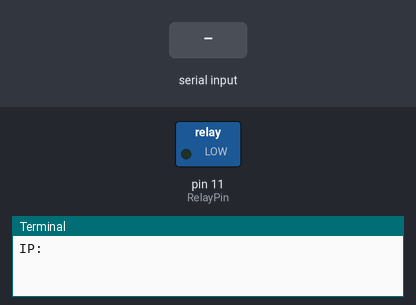
Recording of a program running on a simulated Raspberry Pi (header pin numbers). Shown: switched loads named in the program (green lamp = pin HIGH), the last lines printed to the terminal. The test bench sets the inputs (shaded band).

Above: at 1.2 s.
1.3 s: "1" typed at the terminal, then Enter
At 2.2 s:
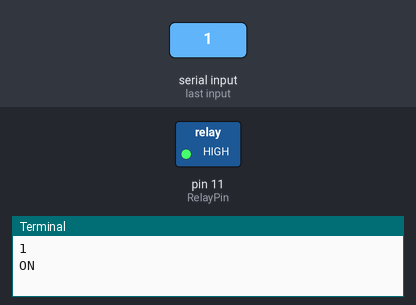
2.8 s: "0" typed at the terminal, then Enter
At 3.4 s:
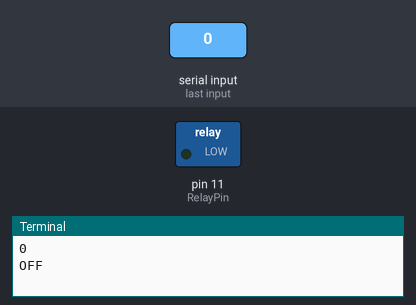
Timing chart, 0 to 5.8 s (numbered marks = the images above; inputs shaded):
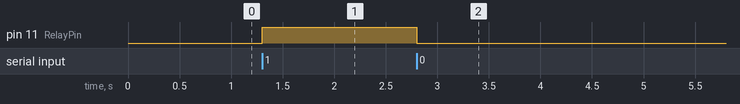

Measured:
- after the input at 1.3 s, pin 11 (RelayPin): LOW → HIGH at once
- after the input at 2.8 s, pin 11 (RelayPin): HIGH → LOW at once

The program:

relay01.py
```python
#!/usr/bin/env python
import RPi.GPIO as GPIO
import time

RelayPin = 11    # pin11

def setup():
	GPIO.setmode(GPIO.BOARD)       # Numbers GPIOs by physical location
	GPIO.setup(RelayPin, GPIO.OUT)
	GPIO.output(RelayPin, GPIO.LOW)

def loop():
	while (1):
		ip = int(input("IP: "))

		if ip==1:
			print 'ON\n'
			GPIO.output(RelayPin, GPIO.HIGH)
        		time.sleep(1)

		elif ip==0:
        		print 'OFF\n'
        		GPIO.output(RelayPin, GPIO.LOW)
        		time.sleep(1)

def destroy():
	GPIO.output(RelayPin, GPIO.HIGH)
	GPIO.cleanup()                     # Release resource

if __name__ == '__main__':     # Program start from here
	setup()
	try:
		loop()
	except KeyboardInterrupt:  # When 'Ctrl+C' is pressed, the child program destroy() will be  executed.
		destroy()
```
